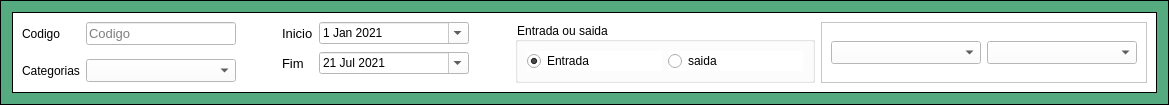
               <widget class="QFrame" name="frame_52">
                <property name="styleSheet">
                 <string notr="true">background-color: rgb(85, 170, 127);</string>
                </property>
                <property name="frameShape">
                 <enum>QFrame::Box</enum>
                </property>
                <property name="frameShadow">
                 <enum>QFrame::Plain</enum>
                </property>
                <layout class="QGridLayout" name="gridLayout_62">
                 <item row="1" column="0">
                  <widget class="QFrame" name="frame_51">
                   <property name="styleSheet">
                    <string notr="true">background-color: rgb(255, 255, 255);</string>
                   </property>
                   <property name="frameShape">
                    <enum>QFrame::Box</enum>
                   </property>
                   <property name="frameShadow">
                    <enum>QFrame::Plain</enum>
                   </property>
                   <layout class="QGridLayout" name="gridLayout_70">
                    <item row="0" column="3">
                     <spacer name="horizontalSpacer_5">
                      <property name="orientation">
                       <enum>Qt::Horizontal</enum>
                      </property>
                      <property name="sizeHint" stdset="0">
                       <size>
                        <width>40</width>
                        <height>20</height>
                       </size>
                      </property>
                     </spacer>
                    </item>
                    <item row="0" column="4">
                     <widget class="QGroupBox" name="groupBox">
                      <property name="minimumSize">
                       <size>
                        <width>300</width>
                        <height>0</height>
                       </size>
                      </property>
                      <property name="maximumSize">
                       <size>
                        <width>150</width>
                        <height>150</height>
                       </size>
                      </property>
                      <property name="title">
                       <string>Entrada ou saida</string>
                      </property>
                      <layout class="QGridLayout" name="gridLayout_71">
                       <item row="0" column="1">
                        <widget class="QRadioButton" name="radioButton_2">
                         <property name="text">
                          <string>saida</string>
                         </property>
                        </widget>
                       </item>
                       <item row="0" column="0">
                        <widget class="QRadioButton" name="radioButton">
                         <property name="text">
                          <string>Entrada</string>
                         </property>
                         <property name="checked">
                          <bool>true</bool>
                         </property>
                        </widget>
                       </item>
                      </layout>
                     </widget>
                    </item>
                    <item row="0" column="1">
                     <spacer name="horizontalSpacer_6">
                      <property name="orientation">
                       <enum>Qt::Horizontal</enum>
                      </property>
                      <property name="sizeHint" stdset="0">
                       <size>
                        <width>40</width>
                        <height>20</height>
                       </size>
                      </property>
                     </spacer>
                    </item>
                    <item row="0" column="2">
                     <layout class="QFormLayout" name="formLayout">
                      <property name="horizontalSpacing">
                       <number>6</number>
                      </property>
                      <property name="verticalSpacing">
                       <number>8</number>
                      </property>
                      <item row="0" column="0">
                       <widget class="QLabel" name="label_115">
                        <property name="font">
                         <font>
                          <family>Arial</family>
                          <pointsize>10</pointsize>
                         </font>
                        </property>
                        <property name="styleSheet">
                         <string notr="true"/>
                        </property>
                        <property name="text">
                         <string>Inicio</string>
                        </property>
                       </widget>
                      </item>
                      <item row="2" column="0">
                       <widget class="QLabel" name="label_114">
                        <property name="font">
                         <font>
                          <family>Arial</family>
                          <pointsize>10</pointsize>
                         </font>
                        </property>
                        <property name="styleSheet">
                         <string notr="true"/>
                        </property>
                        <property name="text">
                         <string>Fim</string>
                        </property>
                       </widget>
                      </item>
                      <item row="2" column="1">
                       <widget class="QDateEdit" name="dateEdit_5">
                        <property name="maximumSize">
                         <size>
                          <width>150</width>
                          <height>16777215</height>
                         </size>
                        </property>
                        <property name="cursor">
                         <cursorShape>PointingHandCursor</cursorShape>
                        </property>
                        <property name="styleSheet">
                         <string notr="true">color: rgb(0, 0, 0);
background-color: rgb(255, 255, 255);background-color: rgb(255, 255, 255);</string>
                        </property>
                        <property name="calendarPopup">
                         <bool>true</bool>
                        </property>
                        <property name="date">
                         <date>
                          <year>2021</year>
                          <month>7</month>
                          <day>21</day>
                         </date>
                        </property>
                       </widget>
                      </item>
                      <item row="0" column="1">
                       <widget class="QDateEdit" name="dateEdit_4">
                        <property name="enabled">
                         <bool>true</bool>
                        </property>
                        <property name="sizePolicy">
                         <sizepolicy hsizetype="Fixed" vsizetype="Fixed">
                          <horstretch>0</horstretch>
                          <verstretch>0</verstretch>
                         </sizepolicy>
                        </property>
                        <property name="minimumSize">
                         <size>
                          <width>150</width>
                          <height>0</height>
                         </size>
                        </property>
                        <property name="maximumSize">
                         <size>
                          <width>150</width>
                          <height>150</height>
                         </size>
                        </property>
                        <property name="font">
                         <font>
                          <family>MS Shell Dlg 2</family>
                         </font>
                        </property>
                        <property name="cursor">
                         <cursorShape>PointingHandCursor</cursorShape>
                        </property>
                        <property name="styleSheet">
                         <string notr="true">color: rgb(0, 0, 0);
background-color: rgb(255, 255, 255);</string>
                        </property>
                        <property name="accelerated">
                         <bool>false</bool>
                        </property>
                        <property name="correctionMode">
                         <enum>QAbstractSpinBox::CorrectToPreviousValue</enum>
                        </property>
                        <property name="showGroupSeparator" stdset="0">
                         <bool>false</bool>
                        </property>
                        <property name="currentSection">
                         <enum>QDateTimeEdit::DaySection</enum>
                        </property>
                        <property name="calendarPopup">
                         <bool>true</bool>
                        </property>
                        <property name="timeSpec">
                         <enum>Qt::TimeZone</enum>
                        </property>
                        <property name="date">
                         <date>
                          <year>2021</year>
                          <month>1</month>
                          <day>1</day>
                         </date>
                        </property>
                       </widget>
                      </item>
                     </layout>
                    </item>
                    <item row="0" column="5">
                     <widget class="QFrame" name="frame_15">
                      <property name="frameShape">
                       <enum>QFrame::StyledPanel</enum>
                      </property>
                      <property name="frameShadow">
                       <enum>QFrame::Raised</enum>
                      </property>
                      <layout class="QGridLayout" name="gridLayout_60">
                       <item row="2" column="0">
                        <widget class="QComboBox" name="tiponegociacao">
                         <property name="minimumSize">
                          <size>
                           <width>150</width>
                           <height>0</height>
                          </size>
                         </property>
                         <property name="font">
                          <font>
                           <family>Arial</family>
                           <pointsize>10</pointsize>
                          </font>
                         </property>
                         <property name="cursor">
                          <cursorShape>PointingHandCursor</cursorShape>
                         </property>
                         <property name="styleSheet">
                          <string notr="true">background-color: rgb(255, 255, 255);
color: rgb(0, 0, 0);</string>
                         </property>
                        </widget>
                       </item>
                       <item row="2" column="1">
                        <widget class="QComboBox" name="idvendedor">
                         <property name="minimumSize">
                          <size>
                           <width>150</width>
                           <height>0</height>
                          </size>
                         </property>
                         <property name="font">
                          <font>
                           <family>Arial</family>
                           <pointsize>10</pointsize>
                          </font>
                         </property>
                         <property name="cursor">
                          <cursorShape>PointingHandCursor</cursorShape>
                         </property>
                         <property name="styleSheet">
                          <string notr="true">background-color: rgb(255, 255, 255);
color: rgb(0, 0, 0);</string>
                         </property>
                        </widget>
                       </item>
                      </layout>
                     </widget>
                    </item>
                    <item row="0" column="0">
                     <layout class="QFormLayout" name="formLayout_2">
                      <property name="verticalSpacing">
                       <number>14</number>
                      </property>
                      <item row="0" column="0">
                       <widget class="QLabel" name="label_7">
                        <property name="text">
                         <string>Codigo</string>
                        </property>
                       </widget>
                      </item>
                      <item row="0" column="1">
                       <widget class="QLineEdit" name="lineEdit_13">
                        <property name="minimumSize">
                         <size>
                          <width>150</width>
                          <height>0</height>
                         </size>
                        </property>
                        <property name="maximumSize">
                         <size>
                          <width>200</width>
                          <height>16777215</height>
                         </size>
                        </property>
                        <property name="font">
                         <font>
                          <pointsize>10</pointsize>
                         </font>
                        </property>
                        <property name="styleSheet">
                         <string notr="true">background-color: rgb(255, 255, 255);</string>
                        </property>
                        <property name="placeholderText">
                         <string>Codigo</string>
                        </property>
                       </widget>
                      </item>
                      <item row="1" column="0">
                       <widget class="QLabel" name="label_8">
                        <property name="text">
                         <string>Categorias</string>
                        </property>
                       </widget>
                      </item>
                      <item row="1" column="1">
                       <widget class="QComboBox" name="comboBox_6">
                        <property name="minimumSize">
                         <size>
                          <width>150</width>
                          <height>0</height>
                         </size>
                        </property>
                        <property name="maximumSize">
                         <size>
                          <width>200</width>
                          <height>16777215</height>
                         </size>
                        </property>
                        <property name="font">
                         <font>
                          <family>Arial</family>
                          <pointsize>10</pointsize>
                         </font>
                        </property>
                        <property name="cursor">
                         <cursorShape>PointingHandCursor</cursorShape>
                        </property>
                        <property name="styleSheet">
                         <string notr="true">background-color: rgb(255, 255, 255);
color: rgb(0, 0, 0);</string>
                        </property>
                       </widget>
                      </item>
                     </layout>
                    </item>
                   </layout>
                  </widget>
                 </item>
                </layout>
               </widget>
